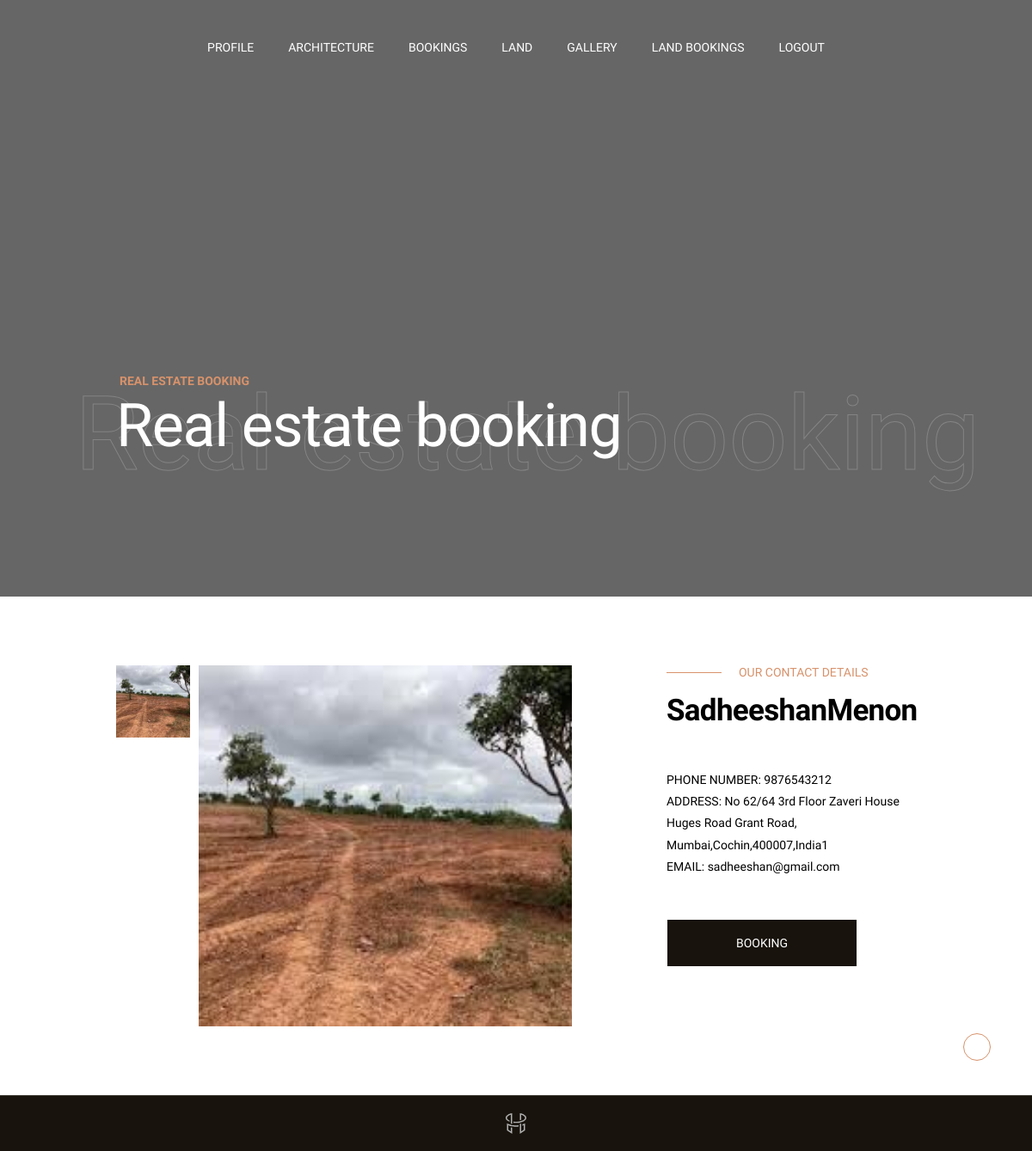
Screenshot of /user/real_single.php?rl_id=3&cccid=3 (signed in) with the database file from the repository.
### tables this page shows
CREATE TABLE IF NOT EXISTS `land_details` (
  `id` int(11) NOT NULL AUTO_INCREMENT,
  `rl_id` int(11) NOT NULL,
  `l_title` varchar(100) NOT NULL,
  `l_description` varchar(100) NOT NULL,
  `l_landprice` varchar(100) NOT NULL,
  `l_image` varchar(100) NOT NULL,
  `status` varchar(100) NOT NULL DEFAULT '0',
  PRIMARY KEY (`id`),
  UNIQUE KEY `rl_id` (`rl_id`)
);

CREATE TABLE IF NOT EXISTS `real_estate_registration` (
  `r_id` int(30) NOT NULL AUTO_INCREMENT,
  `rl_id` int(30) NOT NULL,
  `r_fname` varchar(100) NOT NULL,
  `r_lname` varchar(100) NOT NULL,
  `r_address` varchar(100) NOT NULL,
  `r_email` varchar(100) NOT NULL,
  `r_password` varchar(100) NOT NULL,
  `r_mobilenumber` varchar(100) NOT NULL,
  `r_file` varchar(100) NOT NULL,
  PRIMARY KEY (`r_id`)
);

### user/real_single.php (the view, shortened to what this page needs)
<?php
include 'uheader.php';
  ?>
 <?php
 $rl_id=$_GET['rl_id'];
 $cccid=$_GET['cccid'];
include('../database.php');
?>
      <div class="content-wrapper  js-content-wrapper">
        <section class="page-masthead">
          <div data-parallax="0.6" class="page-masthead__bg">
          </div>
          <div class="container">
            <div class="page-masthead__content">
              <div class="row justify-content-between md:justify-content-center align-items-center">
                <div class="col-lg-9 col-md-10">
                  <div data-anim="slide-up delay-1">
                    <div class="page-masthead__subtitle">REAL ESTATE BOOKING</div>
                    <div class="page-masthead__back_title">Real estate booking</div>
                    <h1 class="page-masthead__title text-white">Real estate booking</h1>
                  </div>
                </div>
              </div>
            </div>
          </div>
        </section>
        <section class="layout-pt-md layout-pb-md">
          <div class="container">
            <div class="row y-gap-60">
              <div class="col-lg-7">
                <div class="shopSingle-preview js-shop-slider">
                  <div class="shopSingle-preview__imageList js-slider-pagination">
                    <?php
                  $result1 = $con->query("select * from land_details WHERE rl_id=$cccid");
                               while($row1= mysqli_fetch_array($result1))
                                 {
                                 ?>
                    <div data-cursor class="gallery__item">
                      <div class="ratio ratio-62:60">
                        <img class="ratio-img" src="../uploads/<?php echo $row1['l_image'];?>" alt="land image">
                      </div>
                    </div>
                   <?php } ?>
                  </div>
                  <div class="shopSingle-preview__image js-slider-slider">
                    <div class="swiper-wrapper">
                      <?php
                  $result2 = $con->query("select * from land_details WHERE rl_id=$cccid");
                               while($row2= mysqli_fetch_array($result2))
                                 {
                                 ?>
                      <div class="swiper-slide">
                        <a href="../uploads/<?php echo $row2['l_image'];?>" class="gallery__item js-gallery" data-gallery="gallery1">
                          <div class="ratio ratio-62:60">
                            <img class="ratio-img" src="../uploads/<?php echo $row2['l_image'];?>" alt="land image">
                          </div>
                        </a>
                      </div>
                      <?php } ?>
                    </div>
                  </div>
                </div>
              </div>
               <?php
                  $result = $con->query("select * from real_estate_registration WHERE rl_id=$rl_id");
                               while($row= mysqli_fetch_array($result))
                                 {
                                 ?>
              <div class="col-xl-4 col-lg-4 offset-lg-1">
                <div class="md:pt-40 md:pb-40">
                  <div class="sectionHeading -left-line">
                    <span class="sectionHeading__subtitle">OUR CONTACT DETAILS</span>
                    <h2 class="sectionHeading__title"><?php echo $row['r_fname'];?><?php echo $row['r_lname'];?></h2>
                  </div>
                  <div class="text-sm text-black leading-4xl mt-48 md:mt-16">
                    <p>PHONE NUMBER: <?php echo $row['r_mobilenumber'];?></p>
                    <p>ADDRESS: <?php echo $row['r_address'];?></p>
                    <p>EMAIL: <?php echo $row['r_email'];?></p>
                    <br>
                  </div>
                  <div class="socialsSection mt-24">
                   <div class="col-auto">
                    <form action="real_booking.php" method="post">
                      <input type="submit" name="Booking" value="Booking" class="button -md -dark text-white">
                    </form>
                    </div>
                  </div>
                </div>
              </div>
             <?php }
                   ?>
            </div>
          </div>
        </section>
       <?php
include 'ufooter.php';
?>

### rows the page displays
land_details: l_image (picture)
real_estate_registration: r_fname "Sadheeshan", r_lname "Menon", r_mobilenumber "9876543212", r_address "No 62/64 3rd Floor Zaveri House Huges Road Grant Road, Mumbai,Cochin,400007,India1", r_email "sadheeshan@gmail.com"
